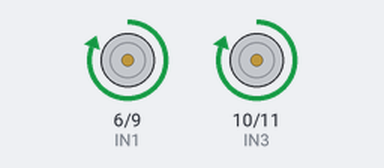
The sketch below on a simulated Arduino Uno, built with avr-gcc and run on an emulated ATmega328P. Parts: motor-driver pin pairs drawn as motors (green arrow = first pin HIGH = forward, orange = second pin HIGH = backward, longer = more drive).

Above: at 2.5 s.
At 7.5 s:
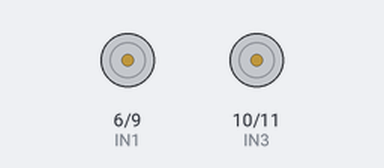
At 12.5 s:
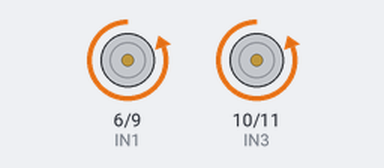
At 22.5 s:
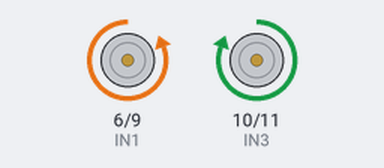
Timing chart, 0 to 32.5 s (numbered marks = the images above):
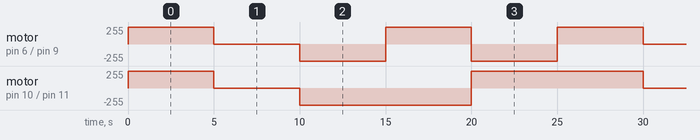

Measured:
- by itself, motor on pin 6 (IN1) / pin 9 (IN2): repeats every 25.0 s: stopped 5.0 s, 2 × (backward 255/255 5.0 s, forward 255/255 5.0 s)
- by itself, motor on pin 10 (IN3) / pin 11 (IN4): repeats every 25.0 s: stopped 5.0 s, backward 255/255 10.0 s, forward 255/255 10.0 s

The sketch:

motor.ino
```cpp
//left motor or wheel
#define IN1 6 //in1 at pin D6
#define IN2 9 //in2 at pin D9

//right motor or wheel
#define IN3 10 //in3 at pin D10
#define IN4 11 //in4 at pin D11

void setup() {
  // put your setup code here, to run once:
  pinMode(IN1, OUTPUT);   //here we tell the Arduino IN1 is an OUTPUT pin
  pinMode(IN2, OUTPUT);
  pinMode(IN3, OUTPUT);
  pinMode(IN4, OUTPUT);
}

void loop() {
  // put your main code here, to run repeatedly:

  //moves wheel 1 forward
  digitalWrite(IN1, HIGH);
  digitalWrite(IN2, LOW);

  //moves wheel 2 forward
  digitalWrite(IN3, HIGH);
  digitalWrite(IN4, LOW);

  delay(5000); //this tells the arduino to wait for 5000 milliseconds or 5 seconds

  //stops wheel 1
  digitalWrite(IN1, LOW);
  digitalWrite(IN2, LOW);

  //stops wheel 2
  digitalWrite(IN3, LOW);
  digitalWrite(IN4, LOW);

  delay(5000);

  //moves wheel 1 backward
  digitalWrite(IN1, LOW);
  digitalWrite(IN2, HIGH);

  //moves wheel 2 backward
  digitalWrite(IN3, LOW);
  digitalWrite(IN4, HIGH);

  delay(5000);


  // now we want to turn, make one wheel go forward and the other backward to turn. Example:

  //moves wheel 1 forward
  digitalWrite(IN1, HIGH);
  digitalWrite(IN2, LOW);

  //moves wheel 2 backward
  digitalWrite(IN3, LOW);
  digitalWrite(IN4, HIGH);

  delay(5000);

  //moves wheel 1 backward
  digitalWrite(IN1, LOW);
  digitalWrite(IN2, HIGH);

  //moves wheel 2 forward
  digitalWrite(IN3, HIGH);
  digitalWrite(IN4, LOW);

  delay(5000);

  //this is the end of the program
}
```
